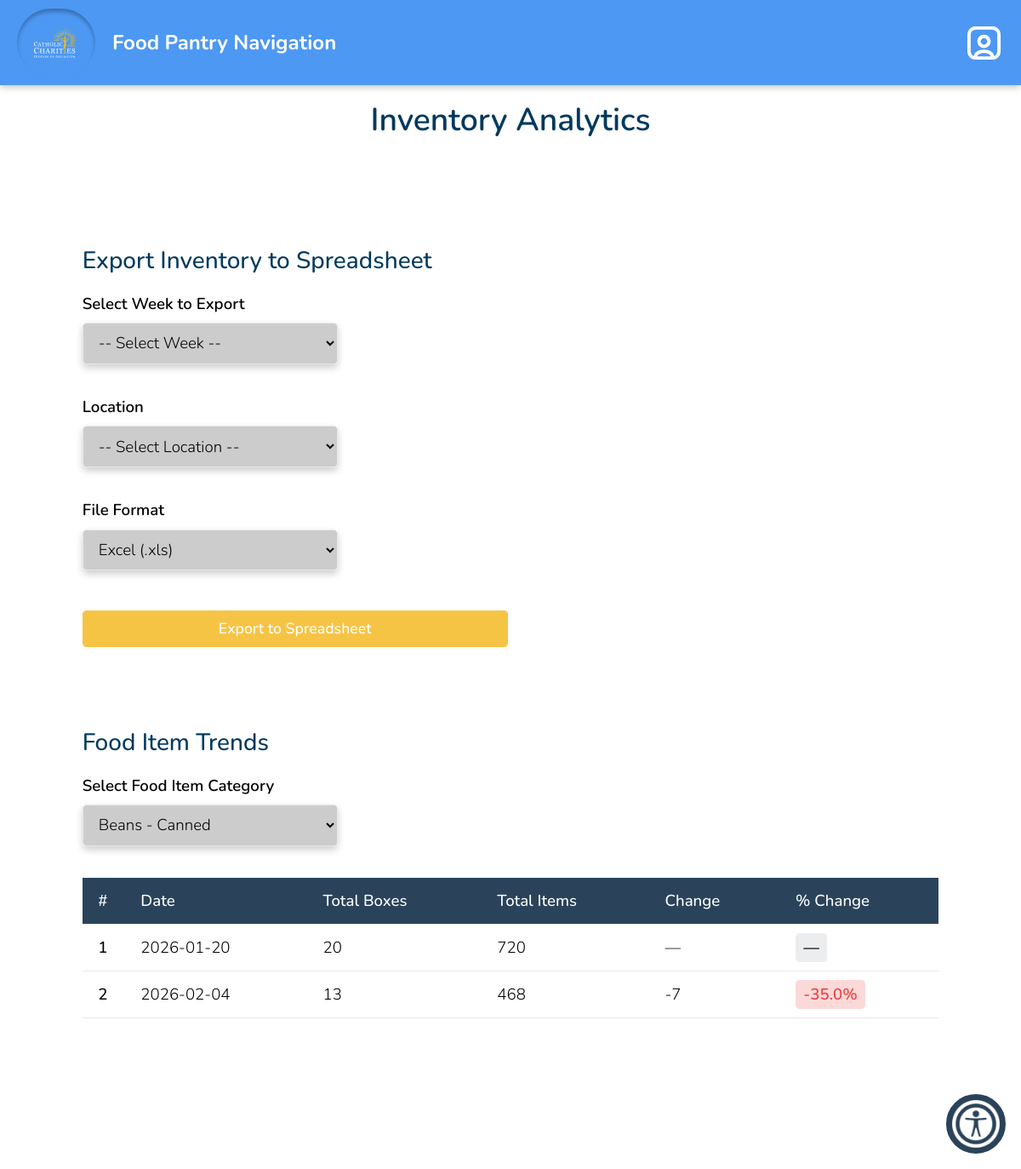
The app's page /generateReport.php (signed in) with its own data.
### tables this page shows
CREATE TABLE `dbitemcategory` (
  `id` int(11) NOT NULL,
  `name` varchar(50) NOT NULL,
  `itemsPerBox` int(11) NOT NULL DEFAULT 1,
  `status` varchar(11) NOT NULL
);

### generateReport.php (the view, shortened to what this page needs)
<?php
$conn = connect();
$categoryResult = $conn->query("
    SELECT id, name
    FROM dbItemCategory
    WHERE status = 'Active'
    ORDER BY name ASC
");
$categories = [];
if ($categoryResult) {
    while ($row = $categoryResult->fetch_assoc()) {
        $categories[] = $row;
    }
}
$selectedCategory = isset($_GET['category']) ? intval($_GET['category']) : (count($categories) > 0 ? $categories[0]['id'] : null);
$trendData = [];
if ($selectedCategory) {
    $sql = "
        SELECT
            DATE(ie.date) as eventDate,
            dic.name as itemName,
            dic.itemsPerBox,
            COALESCE(SUM(dbic.quantity), 0) as total_boxes
        FROM dbinventoryevent ie
        LEFT JOIN dbitemcounts dbic ON ie.id = dbic.inventoryEventId
        LEFT JOIN dbItemCategory dic ON dbic.itemCategoryId = dic.id
        WHERE dic.id = ?
        GROUP BY DATE(ie.date), dic.name, dic.itemsPerBox
        ORDER BY DATE(ie.date) ASC
    ";
    $stmt = $conn->prepare($sql);
    $stmt->bind_param("i", $selectedCategory);
    $stmt->execute();
    $result = $stmt->get_result();
    while ($row = $result->fetch_assoc()) {
        $trendData[] = $row;
    }
}
?>
<!DOCTYPE html>
<html lang="en">
<head>
    <link href="css/base.css" rel="stylesheet">
    <?php require_once('header.php'); ?>
</head>
<body>
        <div class="center-header">
            <h1 class="title">Inventory Analytics</h1>
        </div>
    <main>
        <div class="report-container">
            <div class="report-section">
                <h2>Export Inventory to Spreadsheet</h2>
                <form method="POST" action="processInventoryReport.php">
                    <div class="form-section">
                        <label for="weekSelect">Select Week to Export</label>
                        <select name="week" id="weekSelect" required>
                            <option value="">-- Select Week --</option>
                        </select>
                    </div>
                    <div class="form-section">
                        <label for="locationSelect">Location</label>
                        <select name="location" id="locationSelect" required>
                            <option value="">-- Select Location --</option>
                        </select>
                    </div>
                    <div class="form-section">
                        <label for="format">File Format</label>
                        <select name="format" id="format">
                            <option value="excel">Excel (.xls)</option>
                        </select>
                    </div>
                    <div style="margin-top: 2rem;">
                        <button type="submit" name="generate_button" class="generate-btn">Export to Spreadsheet</button>
                    </div>
                </form>
            </div>
            <div class="report-section">
                <h2>Food Item Trends</h2>
                <div class="form-section">
                    <label for="categorySelect">Select Food Item Category</label>
                    <select id="categorySelect" onchange="window.location.href='?category=' + this.value">
                        <?php foreach ($categories as $category): ?>
                            <option value="<?= htmlspecialchars($category['id']) ?>" <?= ($category['id'] == $selectedCategory) ? 'selected' : '' ?>>
                                <?= htmlspecialchars($category['name']) ?>
                            </option>
                        <?php endforeach; ?>
                    </select>
                </div>
                <div class="table-wrapper">
                    <table class="report-table" id="trendTable">
                        <thead>
                            <tr>
                                <th style="width: 50px;">#</th>
                                <th>Date</th>
                                <th>Total Boxes</th>
                                <th>Total Items</th>
                                <th>Change</th>
                                <th>% Change</th>
                            </tr>
                        </thead>
                        <tbody>
                            <?php if (count($trendData) > 0): ?>
                                <?php foreach ($trendData as $index => $row): ?>
                                    <?php
                                        $previousBoxes = ($index > 0) ? $trendData[$index - 1]['total_boxes'] : null;
                                        $currentBoxes = $row['total_boxes'];
                                        $changeBoxes = ($previousBoxes !== null) ? ($currentBoxes - $previousBoxes) : 0;
                                        $percentChange = ($previousBoxes !== null && $previousBoxes > 0) ? (($changeBoxes / $previousBoxes) * 100) : 0;
                                        $totalItems = $currentBoxes * $row['itemsPerBox'];
                                    ?>
                                    <tr>
                                        <td class="row-number"><?= $index + 1 ?></td>
                                        <td><?= htmlspecialchars($row['eventDate']) ?></td>
                                        <td><?= htmlspecialchars($currentBoxes) ?></td>
                                        <td><?= htmlspecialchars($totalItems) ?></td>
                                        <td><?= ($previousBoxes !== null) ? ($changeBoxes >= 0 ? '+' : '') . htmlspecialchars($changeBoxes) : '—' ?></td>
                                        <td>
                                            <?php if ($previousBoxes !== null): ?>
                                                <span class="change-percentage <?= $changeBoxes > 0 ? 'change-positive' : ($changeBoxes < 0 ? 'change-negative' : 'change-neutral') ?>">
                                                    <?= ($changeBoxes >= 0 ? '+' : '') . number_format($percentChange, 1) ?>%
                                                </span>
                                            <?php else: ?>
                                                <span class="change-percentage change-neutral">—</span>
                                            <?php endif; ?>
                                        </td>
                                    </tr>
                                <?php endforeach; ?>
                            <?php else: ?>
                                <tr>
                                    <td colspan="6" class="empty-state">No data available for this category.</td>
                                </tr>
                            <?php endif; ?>
                        </tbody>
                    </table>
                </div>
            </div>
        </div>
    </main>
</body>
</html>

### css/base.css (style rules this page uses)
html, body, header, main, footer, div, span, p, h1, h2, h3, h4, h5, h6, ul, ol, li, input, select, textarea, form, section, label, table, td, tr, th, form, fieldset, em, button, a { padding: 0; margin: 0; font-size: inherit; font-family: inherit; font-weight: inherit; text-decoration: none; font-style: normal; box-sizing: border-box; text-align: left; list-style-type: none; border-spacing: 0; }
:root { --page-background-color: white; --page-font-color: black; --inactive-font-color: #d0d0d0; --inactive-background-color: rgb(31,31,33); --standout-background: #fafafa; --happy-toast-background-color: #5D7E61; --happy-toast-font-color: rgb(255, 255, 255); --info-toast-background-color: #2f2f2f; --info-toast-font-color: white; --error-toast-background-color: #A66654; --error-toast-font-color: rgb(255, 255, 255); --shadow-and-border-color: #e8e8e8; --main-color: #2A435A; --accent-color: #F6C445; --secondary-accent-color: #00395E; --wv-accent-color: #111111; --wv-accent-foreground: #ffffff; --wv-bg-light: #ffffff; --wv-text-dark: #111111; --wv-muted-text: #6b6b6b; --calendar-event-color: #333333; --calendar-event-color-hover: #000000; --calendar-today-border: 2px solid #000000; --button-font-color: #ffffff; --button-padding: 0.5rem 1.5rem; --button-border-radius: 0.25rem; --standard-border: 1px solid #111111; --light-border: 1px solid #e5e5e5; --text-field-border: 2px solid #d4d4d4; --cancel-button-background-color: #000000; --error-color: #000000; font-size: 18px; font-family: Montserrat; font-weight: 300; font-size: 18px; font-family: Montserrat; font-weight: 300; font-size: 18px; font-family: Montserrat; font-weight: 300; font-size: 18px; font-family: Montserrat; font-weight: 300; }
body { background-color: var(--page-background-color); color: var(--page-font-color); font-family: Montserrat; }
main:not(.login):not(.calendar-view):not(.dashboard) { padding: 1rem; }
input[type=text], input[type=password], input[type=date], input[type=email], input[type=number], input[type=tel], select, textarea, .pseudo-input, .pseudo-input-disabled { border: var(--text-field-border); border-radius: 0; padding: 0.5rem; width: 100%; background-color: var(--page-background-color); margin-bottom: 0.5rem; scroll-margin: 7.5rem; box-shadow: 0px 4px 8px rgba(0,0,0,0.2); color: black; }
input[type=submit], button, .button, a.button-signup { color: var(--button-font-color); background-color: var(--main-color); padding: var(--button-padding); border: 3px solid rgba(255, 255, 255, 0.295); border-radius: var(--button-border-radius); font-weight: 500; width: 94%; transition: background-color .3s; cursor: pointer; text-align: center; }
label { color: var(--secondary-accent-color); font-weight: 600; width: 100%; text-align: left; }
h1 { font-size: 1.5rem; font-weight: 500; margin-bottom: 2rem; background-color: var(#4d98f3); color: var(--secondary-accent-color); width: 100%; text-align: center; padding: 1rem; }
h2 { font-size: 1.5rem; font-weight: 500; }

### records on screen
dbitemcategory: eventDate "2026-01-20", currentBoxes "20", totalItems "720", eventDate "2026-02-04", currentBoxes "13", totalItems "468", changeBoxes "-7", percentChange "-35.0"

### other values on screen
form field value "Beans - Canned"
